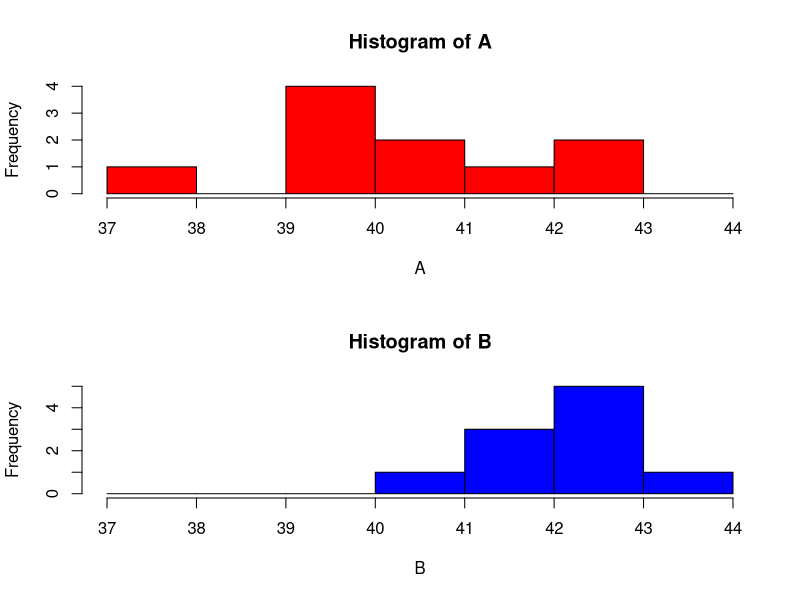

R code for this plot:
## ---- chunk 1
#on a deux vecteurs
A <- c(37.9,39.1,42.1,39.4,39.8,41.4,40,41,40.3,42.2)
B <- c(40.9,41.5,42.3,41.3,42.5,42.4,42.6,41.7,42.8,43.1)

#regroupement en classe
classeA <- cut(A,c(37,38,39,40,41,42,43,44),right = FALSE,include.lowest = TRUE)
classeB <- cut(B,c(37,38,39,40,41,42,43,44),rigth = FALSE,include.lowest = TRUE)

#integration des classe
table(classeA)
table(classeB)
## ---- chunk 2
#conversion en datafram
dA <- data.frame(table(classeA))
dA
t(dA)
dB <- data.frame(table(classeB))
dB
t(dB)

#affichage de l'histograme
par(mfrow=c(2,1))
hist(A,br = c(37,38,39,40,41,42,43,44),col = 'red')
hist(B,br = c(37,38,39,40,41,42,43,44),col = 'blue')
## ---- chunk 3
jour <- c(1,2,3,5,6,7,8,9,10,12,13,15,16,17,19,20,21,22,23,24,26,27,28,29,30,31)
CA <- c(300,360,440,360,280,300,260,420,480,300,280,320,360,440,320,260,300,240,440,520,320,260,320,300,360,420)


dfCA <- data.frame(jour,CA)
dfCA
## ---- chunk 4
classeCA <- cut(CA,c(240,290,340,390,440,490,540),right = FALSE,include.lowest = TRUE)
classeCA
table(classeCA)
## ---- chunk 5
getmode <- function(v) {
  uniqv <- unique(v)
  uniqv[which.max(tabulate(match(v, uniqv)))]
}
getmode(CA)
## ---- chunk 6
#moyenne 
mean(CA)
## ---- chunk 7
#moyenne 
median(CA)
## ---- chunk 8
#initialisation des variables
annee <- c(1999,2000,2001,2002,2003,2004)
nbr <- c(87949,88341,84144,87439,80885,78280)
prop_nbr <- prop.table(nbr)
## ---- chunk 9
getmode(nbr)
## ---- chunk 10
#fonction pour calculer le cumule des effectifs
cumule <- function(v) {
  re = v
  for (i in 2:length(v)) {
    re[i] = re[i-1]+v[i]
  }
  return(re)
}

#On calcule les effectifs cumulés pour l'effectifs et la fréquence
cumule_nbr <-cumule(nbr)
cumul_prop <-cumule(prop.table(nbr))

#On regroupe ces variables dans un dataframe
df5 <- data.frame(annee,nbr,cumule_nbr,prop_nbr,cumul_prop)
df5
## ---- chunk 11
g <- c(1,2,3,4,5,3,5,6,2,4,2,3,2,3)
g2 <- c(3,4,5,6,7,5,7,8,4,6,4,5,4,5) #on ajoute 2 à g
## ---- chunk 12
#On calcul les moyennes
mean(g)
mean(g2)
## ---- chunk 13
#On calcul les médianes
median(g)
median(g2)
## ---- chunk 14
#On calcul les modes
getmode(g)
getmode(g2)
## ---- chunk 15
#On calcul les écart-types
sd(g)
sd(g2)
## ---- chunk 16
#On initialise les variable
a <- c(2,1,2,3,1,3,0,2,4,2,2,1,3,4,0)
b <- c(0,0,0,0,1,0,0,0,0,0,0,0,0,0,0)
c <- c(2,1,2,3,1,3,4,2,4,2,20,10,5,2,3)
## ---- chunk 17
mean(a);mean(b);mean(c)
## ---- chunk 18
#on calcule le mode
getmode <- function(v) {
  uniqv <- unique(v)
  uniqv[which.max(tabulate(match(v, uniqv)))]
}

getmode(a);getmode(b);getmode(c)
## ---- chunk 19
median(a);median(b);median(c)
## ---- chunk 20
sd(a);sd(b);sd(c)
## ---- chunk 21
ecart <- function(x){
  s = 0
  n = length(x)
  for (i in 1:n) {
    s = s + abs(x[i]-mean(x))
  }
  return(s/n)
}

ecart(a);ecart(b);ecart(c)  
## ---- chunk 22
annee2 <-c(2000,2001,2002,2003,2004,2005,2006,2007,2008,2009,2010,2011)
CAC40 <-c(5931.68,4603.81,3028.15,3498.76,3820.87,4761.61,5531.63,5617.82,3242.3,3950.59,3853.71,3139.91)
variation <-c(0,0.78,0.66,1.16,1.09,1.25,1.16,1.02,0.58,1.22,0.98,0.81)
## ---- chunk 23
mean(variation)

#A partir de ce coefficient moyen, on calcul ce qu'on aurait gagné ou perdu sur cette période en plaçant 10 000€

10000 * mean(variation)
## ---- chunk 24

log_var <- log(variation)

mean(log_var)

#A partir de ce coefficient moyen, on calcul ce qu'on aurait gagné ou perdu sur cette période en plaçant 10 000€

10000 * mean(log_var)
